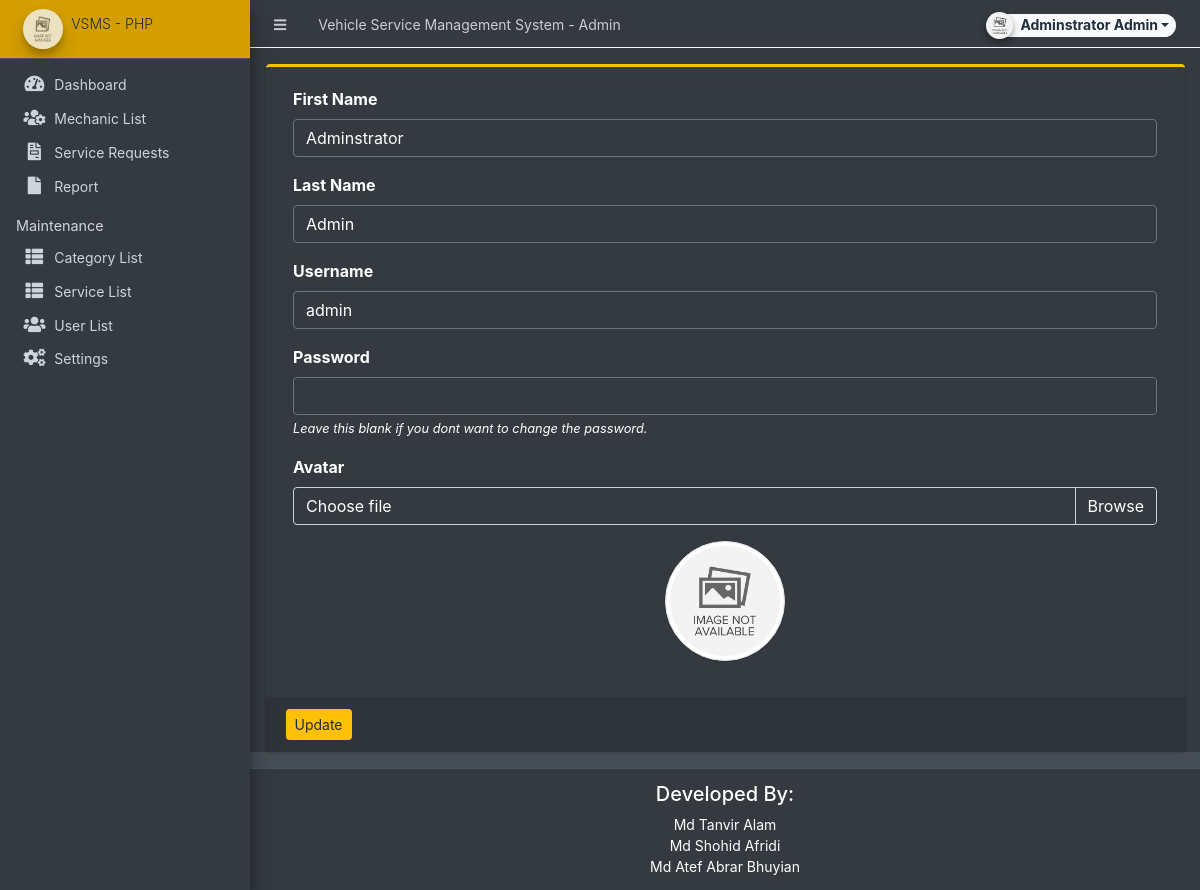
The app's page /admin/?page=user (signed in) with its own data.
### tables this page shows
CREATE TABLE `users` (
  `id` int(50) NOT NULL,
  `firstname` varchar(250) NOT NULL,
  `lastname` varchar(250) NOT NULL,
  `username` text NOT NULL,
  `password` text NOT NULL,
  `avatar` text DEFAULT NULL,
  `last_login` datetime DEFAULT NULL,
  `type` tinyint(1) NOT NULL DEFAULT 0,
  `date_added` datetime NOT NULL DEFAULT current_timestamp(),
  `date_updated` datetime DEFAULT NULL ON UPDATE current_timestamp()
);

### classes/DBConnection.php (called while the page is built, shortened)
<?php
class DBConnection{
    private $host = DB_SERVER;
    private $username = DB_USERNAME;
    private $password = DB_PASSWORD;
    private $database = DB_NAME;
    public $conn;
    public function __construct(){
        if (!isset($this->conn)) {
            $this->conn = new mysqli($this->host, $this->username, $this->password, $this->database);
        }
    }
}
?>

### config.php (called while the page is built, shortened)
<?php
require_once('classes/DBConnection.php');
require_once('classes/SystemSettings.php');
function validate_image($file){
	if(!empty($file)){
		if(is_file(base_app.$file)){
			return base_url.$file;
		}else{
			return base_url.'dist/img/no-image-available.png';
		}
	}else{
		return base_url.'dist/img/no-image-available.png';
	}
}
?>

### admin/user/index.php (the view, shortened to what this page needs)
<?php
$user = $conn->query("SELECT * FROM users where id ='".$_settings->userdata('id')."'");
foreach($user->fetch_array() as $k =>$v){
	$meta[$k] = $v;
}
?>
<div class="card card-outline card-warning">
	<div class="card-body">
		<div class="container-fluid">
			<form action="" id="manage-user">
				<div class="form-group">
					<label for="name">First Name</label>
					<input type="text" name="firstname" id="firstname" class="form-control" value="<?php echo isset($meta['firstname']) ? $meta['firstname']: '' ?>" required>
				</div>
				<div class="form-group">
					<label for="name">Last Name</label>
					<input type="text" name="lastname" id="lastname" class="form-control" value="<?php echo isset($meta['lastname']) ? $meta['lastname']: '' ?>" required>
				</div>
				<div class="form-group">
					<label for="username">Username</label>
					<input type="text" name="username" id="username" class="form-control" value="<?php echo isset($meta['username']) ? $meta['username']: '' ?>" required  autocomplete="off">
				</div>
				<div class="form-group">
					<label for="password">Password</label>
					<input type="password" name="password" id="password" class="form-control" value="" autocomplete="off">
					<small><i>Leave this blank if you dont want to change the password.</i></small>
				</div>
				<div class="form-group">
					<label for="" class="control-label">Avatar</label>
					<div class="custom-file">
		              <label class="custom-file-label" for="customFile">Choose file</label>
		            </div>
				</div>
				<div class="form-group d-flex justify-content-center">
					<img src="<?php echo validate_image(isset($meta['avatar']) ? $meta['avatar'] :'') ?>" alt="" id="cimg" class="img-fluid img-thumbnail">
				</div>
			</form>
		</div>
	</div>
	<div class="card-footer">
			<div class="col-md-12">
				<div class="row">
					<button class="btn btn-sm btn-warning" form="manage-user">Update</button>
				</div>
			</div>
		</div>
</div>

### admin/user/index.php (style rules this page uses)
img#cimg { height: 15vh; width: 15vh; object-fit: cover; border-radius: 100% 100%; }

### records on screen
users: firstname "Adminstrator", lastname "Admin", username "admin"

### other values on screen
$_settings->info('name') "Vehicle Service Management System"
$_settings->userdata('firstname').' '.$_settings->userdata('lastname') "Adminstrator Admin"
$_settings->info('short_name') "VSMS - PHP"
